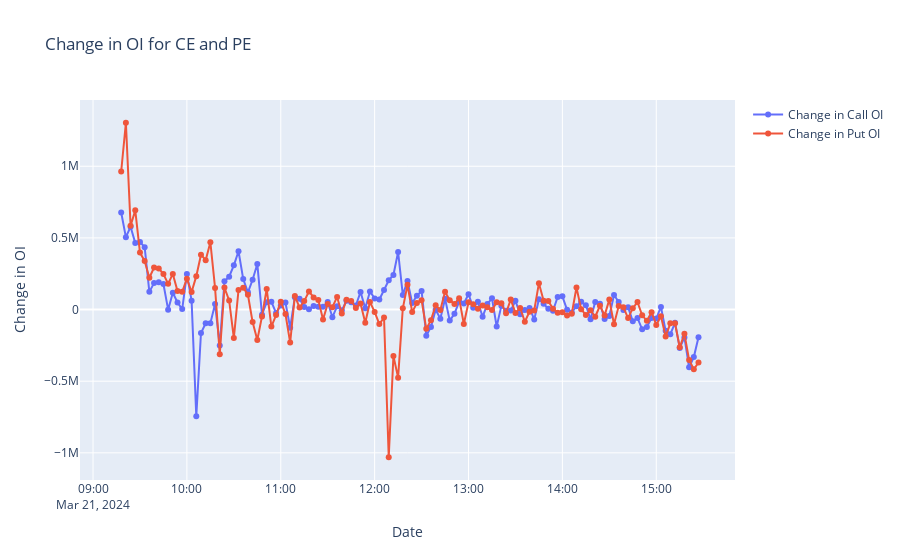

Notebook code for this chart:
### Code cell
import pandas as pd
import plotly.graph_objs as go

# Assuming df_pivot is your DataFrame with 'date', 'CE', and 'PE' columns

# Convert 'date' column to datetime
df_pivot['date'] = pd.to_datetime(df_pivot['date'])

# Sort the DataFrame by 'date' just in case it's not sorted
df_pivot = df_pivot.sort_values('date')

# Calculate the change in 'CE' and 'PE'
df_pivot['change_in_CE'] = df_pivot['CE'].diff()
df_pivot['change_in_PE'] = df_pivot['PE'].diff()

# Create a Plotly graph
fig = go.Figure()

# Add traces for 'change_in_CE' and 'change_in_PE'
fig.add_trace(go.Scatter(x=df_pivot['date'], y=df_pivot['change_in_CE'],
                         mode='lines+markers', name='Change in Call OI'))
fig.add_trace(go.Scatter(x=df_pivot['date'], y=df_pivot['change_in_PE'],
                         mode='lines+markers', name='Change in Put OI'))

# Update layout for a better look
fig.update_layout(title='Change in OI for CE and PE',
                  xaxis_title='Date',
                  yaxis_title='Change in OI',
                  hovermode='x unified')

# Show plot
fig.show()
